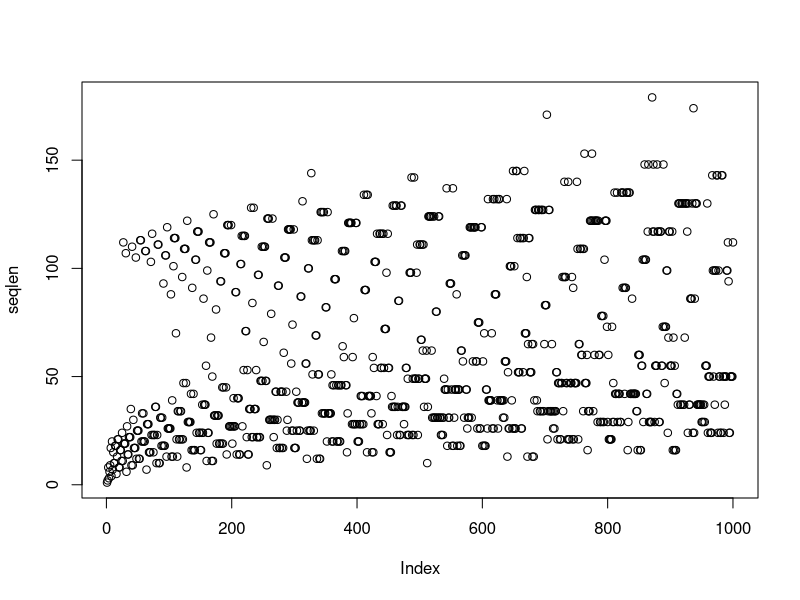

Reproduce this figure in R.

seqlen<- c()

for (i in 1:1000) {
n<-i
counter<-1
	while (n != 1) {
  		if (n%%2==0) {
    		n<-as.integer(n/2)
		  } else {
		n<-as.integer(3*n+1)
  		}
	counter <- counter + 1
	}
	seqlen[i]<-c(counter)
}

plot(seqlen)
